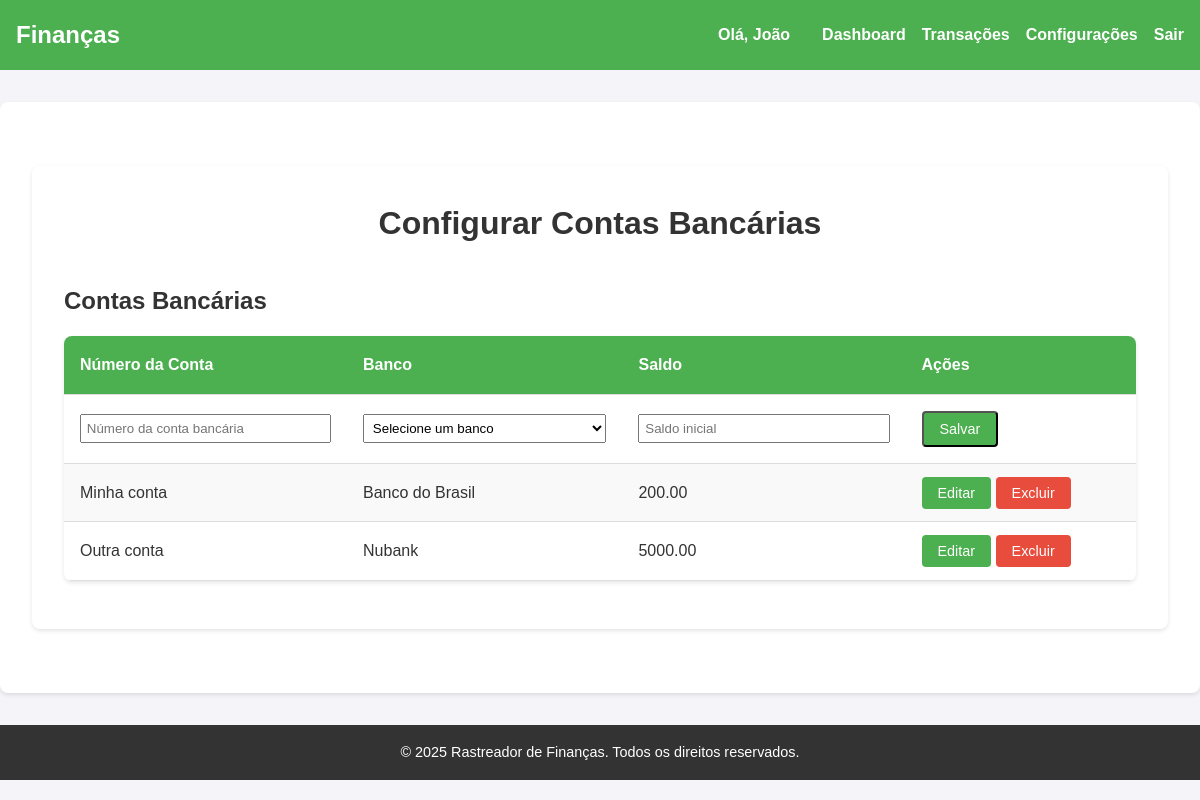
Page /configuracoes/contas (signed in) on the committed database.
### models.py (models this page shows, shortened)
class BankAccount(db.Model):
    id = db.Column(db.Integer, primary_key=True)
    account_name = db.Column(db.String(20), nullable=False, unique=True)
    balance = db.Column(db.Numeric(10, 2), nullable=False)
    user_id = db.Column(db.Integer, db.ForeignKey('user.id'), nullable=False)
    bank_id = db.Column(db.Integer, db.ForeignKey('bank.id'), nullable=False)
    created_at = db.Column(db.DateTime, nullable=False, default=datetime.utcnow)
    transactions = db.relationship('Transaction', backref='bank_account', lazy=True)

class Bank(db.Model):
    id = db.Column(db.Integer, primary_key=True)
    name = db.Column(db.String(100), nullable=False, unique=True)
    bank_accounts = db.relationship('BankAccount', backref='bank', lazy=True)
    credit_cards = db.relationship('CreditCard', backref='bank', lazy=True)

### app.py (the view)
@app.route('/configuracoes/contas', methods=['GET', 'POST'])
def configuracoes_contas():
    if not session['user_id']:
        return redirect(url_for('login'))
    banks = Bank.query.all()
    bank_accounts = BankAccount.query.filter_by(user_id=session['user_id']).all()
    return render_template('configuracoes/contas/configurar_contas.html', banks=banks, bank_accounts=bank_accounts)

### templates/configuracoes/contas/configurar_contas.html (shortened to what this page needs)
{% extends "layout.html" %}
{% block content %}
<main class="container">
    <h1 class="page-title">Configurar Contas Bancárias</h1>
    <div class="table-container">
        <h2>Contas Bancárias</h2>
        <table class="styled-table">
            <thead>
                <tr>
                    <th>Número da Conta</th>
                    <th>Banco</th>
                    <th>Saldo</th>
                    <th>Ações</th>
                </tr>
            </thead>
            <tbody>
                <tr>
                    <form method="POST" action="/configuracoes/contas/adicionar">
                        <td>
                            <input type="text" name="account_name" placeholder="Número da conta bancária" required style="width: 100%; padding: 0.3rem;">
                        </td>
                        <td>
                            <select name="bank_id" required style="width: 100%; padding: 0.3rem;">
                                <option value="" disabled selected>Selecione um banco</option>
                            </select>
                        </td>
                        <td>
                            <input type="text" name="balance_cents" id="balance_cents" placeholder="Saldo inicial" required style="width: 100%; padding: 0.3rem;" inputmode="numeric">
                        </td>
                        <td>
                            <button type="submit" class="btn">Salvar</button>
                        </td>
                    </form>
                </tr>
                {% for account in bank_accounts %}
                <tr>
                    <td>{{ account.account_name }}</td>
                    <td>{{ account.bank.name }}</td>
                    <td>{{ account.balance }}</td>
                    <td>
                        <a href="/configuracoes/contas/editar/{{ account.id }}" class="btn edit-btn">Editar</a>
                        <a href="/configuracoes/contas/excluir/{{ account.id }}" class="btn delete-btn">Excluir</a>
                    </td>
                </tr>
                {% endfor %}
            </tbody>
        </table>
    </div>
</main>
{% endblock content %}

### templates/layout.html (shortened to what this page needs)
<!DOCTYPE html>
<html lang="pt">
<head>
    <link rel="stylesheet" href="{{ url_for('static', filename='styles.css') }}">
</head>
<body>
    <header>
        <nav class="navbar">
            <div class="container">
                <a href="/" class="logo">Finanças</a>
                <ul class="nav-links">
                    {% if not session['user_id'] %}
                        <li><a href="/login">Entrar</a></li>
                        <li><a href="/register">Registrar</a></li>
                        <li><a href="/sobre">Sobre</a></li>
                        <li><a href="/contato">Contato</a></li>
                    {% elif session['user_id'] %}
                        <li class="user-info">
                            <span class="user-name">Olá, {{ session['username'] }}</span>
                        </li>
                        <li><a href="/dashboard">Dashboard</a></li>
                        <li><a href="/transacoes">Transações</a></li>
                        <li><a href="/configuracoes">Configurações</a></li>
                        <li><a href="/logout">Sair</a></li>
                    {% endif %}
                </ul>
            </div>
        </nav>
    </header>
    <main>
        <div class="container">
            {% block content %}
            {% endblock content %}
        </div>
    </main>
    <footer>
        <div class="container">
            <p>&copy; 2025 Rastreador de Finanças. Todos os direitos reservados.</p>
        </div>
    </footer>
</body>
</html>

### static/styles.css (style rules this page uses)
* { margin: 0; padding: 0; box-sizing: border-box; }
body { font-family: Arial, sans-serif; background-color: #f4f4f9; color: #333; line-height: 1.6; }
header { background-color: #4CAF50; padding: 1rem 0; }
.navbar .container { display: flex; justify-content: space-between; align-items: center; max-width: 1200px; margin: 0 auto; padding: 0 1rem; }
.navbar .logo { font-size: 1.5rem; font-weight: bold; color: white; text-decoration: none; }
.navbar .nav-links { list-style: none; display: flex; gap: 1rem; }
.navbar .nav-links li { display: inline; }
.navbar .nav-links a { text-decoration: none; color: white; font-weight: bold; transition: color 0.3s ease; }
.navbar .user-info { margin-right: auto; font-size: 1rem; color: white; font-weight: bold; }
.navbar .user-name { font-size: 1rem; color: white; margin-right: 1rem; }
main .container { margin: 2rem auto; padding: 0 1rem; background: white; border-radius: 8px; box-shadow: 0 2px 4px rgba(0, 0, 0, 0.1); padding: 2rem; }
.page-title { text-align: center; margin-bottom: 2rem; font-size: 2rem; color: #333; }
footer { background-color: #333; color: white; text-align: center; padding: 1rem 0; margin-top: 2rem; }
footer p { margin: 0; font-size: 0.9rem; }

### templates/configuracoes/contas/configurar_contas.html (style rules this page uses)
.table-container { margin-top: 2rem; }
.styled-table { width: 100%; border-collapse: collapse; margin: 1rem 0; font-size: 1rem; text-align: left; border-radius: 8px; overflow: hidden; box-shadow: 0 2px 4px rgba(0, 0, 0, 0.1); }
.styled-table thead tr { background-color: #4CAF50; color: white; text-align: left; font-weight: bold; }
.styled-table th, .styled-table td { padding: 1rem; border-bottom: 1px solid #ddd; }
.styled-table tbody tr:nth-of-type(even) { background-color: #f9f9f9; }
.styled-table .btn { padding: 0.5rem 1rem; font-size: 0.9rem; border-radius: 4px; text-decoration: none; color: white; background-color: #4CAF50; transition: background-color 0.3s ease; }
.styled-table .delete-btn { background-color: #e74c3c; }

### rows in the picture
BankAccount: account_name "Minha conta", bank.name "Banco do Brasil", balance "200.00"
BankAccount: account_name "Outra conta", bank.name "Nubank", balance "5000.00"

### other values in the picture
{{ session['username'] }} "João"
